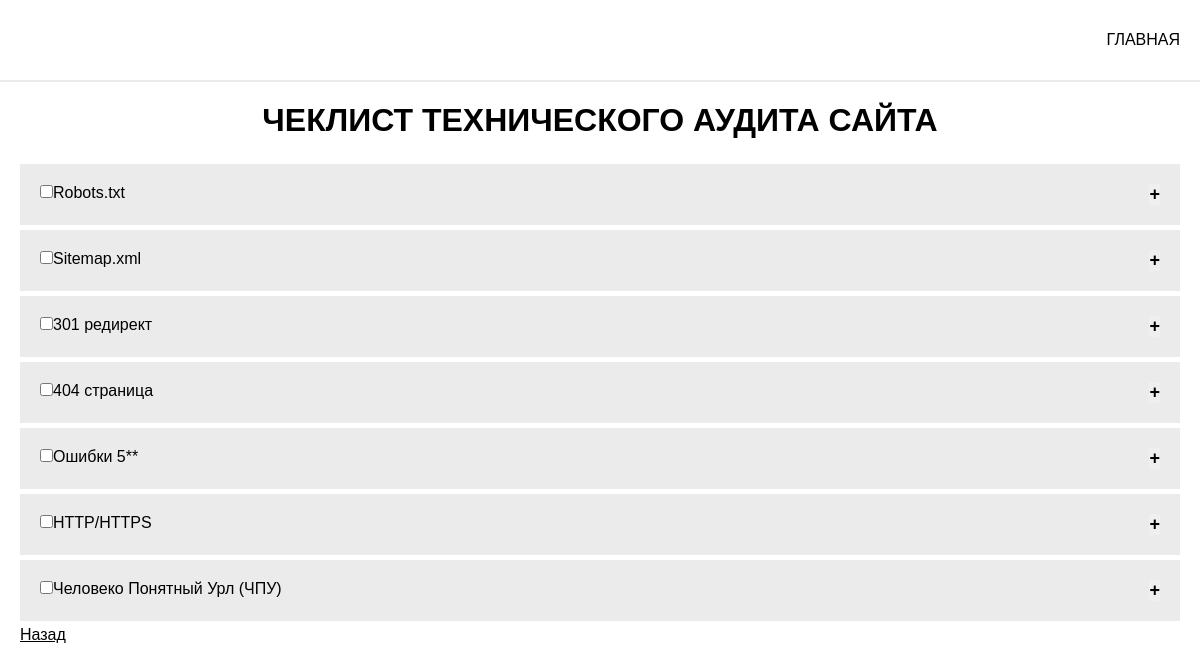
The page /checklist/checklist.php?checklist_id=1 on the database its author committed.
### tables this page shows
CREATE TABLE `checklists` (
  `checklist_id` int(11) NOT NULL,
  `title` varchar(50) NOT NULL,
  `description` text NOT NULL
);

CREATE TABLE `checklists_items` (
  `item_id` int(11) NOT NULL,
  `checklist_id` int(11) NOT NULL,
  `title` varchar(50) NOT NULL,
  `description` text NOT NULL
);

### checklist/get_check.php (the view, shortened to what this page needs)
<?php
  function getItemStatus($item_id) {
    $user_id = $_COOKIE['user_id'];
    include('conf.php');
    $sql="SELECT * FROM `users_items` WHERE `item_id`='$item_id' AND `user_id`='$user_id'";
    $table = mysqli_query($con, $sql);
    if (mysqli_num_rows($table) == 0) {
      $sql="INSERT INTO `users_items` VALUES (NULL,'$user_id','$item_id','0')";
    } else {
      $row = mysqli_fetch_array($table);
      $status = $row['status'];
      return $status;
    };
  };
  function getItems($checklist_id) {
    include('conf.php');
    $sql="SELECT * FROM `checklists_items` WHERE `checklist_id`='$checklist_id'";
    $table = mysqli_query($con, $sql);
    foreach($table as $checklist_item) {
      $item_id = $checklist_item['item_id'];
      $title = $checklist_item['title'];
      $description = $checklist_item['description'];
      $status = getItemStatus($item_id);
      echo "
      <div class='checklist'>
        <div class='check__header'>";
      if ($status == 0) {
        echo "
          <p><input type='checkbox' name='checklist_item' class='checklist_item' value='$item_id'>$title</p>";
      } else {
        echo "
          <p><input type='checkbox' name='checklist_item' class='checklist_item' value='$item_id' checked>$title</p>";
      };
      echo "
        <button class='show-btn'>+</button>
      </div>
      <div class='check__list'>
        <p class='check__about'>$description</p>";
      echo"
        </div>
      </div>";
    };
  };

### checklist/checklist.php (shortened to what this page needs)
<!DOCTYPE html>
<html lang='ru'>
<head>
  <link rel='stylesheet' href='style.css'>
</head>
<body>
  <header>
    <a href='index.php'>ГЛАВНАЯ</a>
  </header>
  <main>
  <?php
  $checklist_id = $_GET['checklist_id'];
  include('conf.php');
  $sql="SELECT * FROM `checklists` WHERE `checklist_id`='$checklist_id'";
  $table = mysqli_query($con, $sql);
  $row = mysqli_fetch_assoc($table);
  $checklist_title = $row['title'];
  echo"
  <h1>$checklist_title</h1>
  <input type='hidden' name='checklist_id' value=$checklist_id'>";
  include('get_check.php');
  getItems($checklist_id);
  ?>
  <a href="index.php">Назад</a>
  </main>
</body>
</html>

### checklist/style.css (style rules this page uses)
* { margin: 0; padding: 0; font-family: Arial, Helvetica, sans-serif; }
header { height: 80px; padding: 0 20px; border-bottom: 2px solid #ebebeb; display: flex; justify-content: right; align-items: center; }
header a { margin-left: 20px; text-decoration: none; }
a { color: black; }
main { padding: 0 20px; max-width: 1200px; margin: auto; }
h1 { text-align: center; padding: 20px 0; }
.check__header { background-color: #ebebeb; padding: 20px; margin: 5px 0; display: flex; justify-content: space-between; }
.show-btn { border: none; font-size: 18px; font-weight: bold; }

### rows shown on the page
checklists: title "ЧЕКЛИСТ ТЕХНИЧЕСКОГО АУДИТА САЙТА"
checklists_items: title "Robots.txt"
checklists_items: title "Sitemap.xml"
checklists_items: title "301 редирект"
checklists_items: title "404 страница"
checklists_items: title "Ошибки 5**"
checklists_items: title "HTTP/HTTPS"
checklists_items: title "Человеко Понятный Урл (ЧПУ)"
